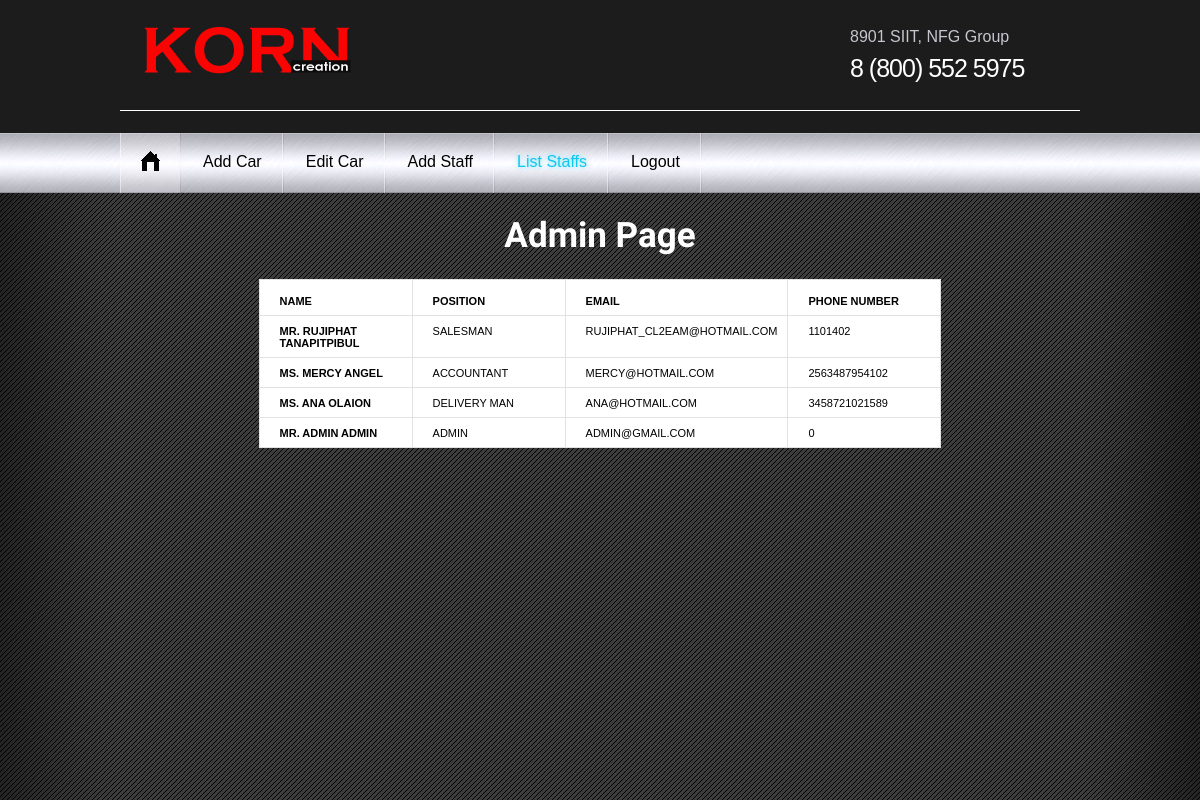
The page /admin.php?page=show on the database its author committed.
### tables this page shows
CREATE TABLE `staff` (
  `USER_ID` int(11) NOT NULL,
  `USER_TITLE` varchar(10) NOT NULL,
  `USER_FNAME` varchar(50) NOT NULL,
  `USER_LNAME` varchar(50) NOT NULL,
  `USER_ADDRESS` int(11) NOT NULL,
  `USER_EMAIL` varchar(50) NOT NULL,
  `USER_USERNAME` varchar(25) NOT NULL,
  `USER_PASSWD` varchar(25) NOT NULL,
  `USER_POSITION` varchar(25) NOT NULL,
  `USER_PHONE` varchar(25) NOT NULL
);

### admin.php (the view, shortened to what this page needs)
<?php
  require_once('connect.php');
  $page = $_GET['page'];
?>
<html lang="en">
<head>
<link rel="stylesheet" type="text/css" media="screen" href="css/reset.css">
<link rel="stylesheet" type="text/css" media="screen" href="css/style.css">
</head>
<body>
<div class="bg">
  <header>
    <div class="main wrap">
      <h1><a href="index.html"><img src="images/logo.png" alt=""></a></h1>
        <p>8901 SIIT, NFG Group <span>8 (800) 552 5975</span></p>
    </div>
    <div class="staff">
    </div>
    <nav>
      <ul class="menu">
        <li><a href="index.html" class="home"><img src="images/home.jpg" alt=""></a></li>
        <li <?php if($page=='add'){echo "class='current'";} ?>><a href="admin.php?page=add">Add Car</a></li>
        <li <?php if($page=='edit'){echo "class='current'";} ?>><a href="admin.php?page=edit">Edit Car</a></li>
        <li <?php if($page=='adds'){echo "class='current'";} ?>><a href="admin.php?page=adds">Add Staff</a></li>
        <li <?php if($page=='show'){echo "class='current'";} ?>><a href="admin.php?page=show">List Staffs</a></li>
        <li><a href="logout.php">Logout</a></li>
      </ul>
    </nav>
  </header>
<br>
<body>
<h3 style="font-size:35px; line-height:42px; color:white; font-weight:bold; font-family: 'Open Sans Condensed', sans-serif;
text-align: center;">Admin Page</h3><br>
  <?php
    if($page=='add'){
      echo
      '<style type="text/css">
      table{font-family: "Open Sans Condensed", sans-serif; color:white; font-size: 11pt; font-style: normal; align:center; margin-left:auto; margin-right:auto; width:600px;
      text-align:; background-color: #353535; border-collapse: collapse; border: 2px solid red}
      table.inner{border: 0px}*/
      </style>
      <div class="main_content">
      <form action="add_car.php" method="POST">
      <table class="add_table" align="center" cellpadding = "10">
      <tr><td>manufacturer</td><td><input type="text" name="manufacturer"></td><tr>
      <tr><td>model</td><td><input type="text" name="model"></td><tr>
      <tr><td>price</td><td><input type="text" name="price"></td><tr>
      <tr><td colspan="2" align="center"><input type="submit" class="button-2" value="Submit">
      </td></tr></table></div>';
    } else if ($page=="show"){
      $q = "SELECT * FROM staff";
      $result = $mysqli->query($q);
      echo '<div class="main_content"><table class="add_table" align="center" cellpadding = "10">
        <tr><th>Name</th><th>Position</th><th>Email</th><th>Phone Number</th></tr>';
      while($row=$result->fetch_array()){
        echo "<tr><td>".$row['USER_TITLE']." ".$row['USER_FNAME']." ".$row['USER_LNAME']."</td>
        <td>".$row['USER_POSITION']."</td>
        <td>".$row['USER_EMAIL']."</td>
        <td>".$row['USER_PHONE']."</td>
        </tr>";
      }
      echo "</div>";
    }
  ?>
</body>
</html>

### css/style.css (style rules this page uses)
html { height:100%; }
html, body { width:100%; padding:0; margin:0; }
body { font: 11px/22px Arial, Helvetica, sans-serif; color:#000; min-width:998px; background: url(../images/body-bg.jpg) center 0 repeat #1c1c1c; height:100%; }
.bg { background: url(../images/bg.jpg) center 0 repeat-y; width:100%; min-height:100%; }
.main { width:960px; margin:0 auto; }
a { text-decoration:none; cursor:pointer;text-decoration:none; }
ul { margin:0; padding:0;list-style-image:none; }
.wrap { overflow:hidden; position:relative }
header { width:100%; background:#1c1c1c; }
h1 { display:inline-block; z-index:111; float:left; padding:27px 0 0 21px; margin: 0; }
header p { float:right; width:230px; overflow:hidden; font:16px/20px Tahoma, Geneva, sans-serif; color:#c6c6ce; padding:27px 0 27px 0; margin: 0; }
header p>span { display:block; color:#fff; font-size:25px; line-height:30px; margin-top:6px;letter-spacing:-1px; }
.staff { display:block; height: 22px; width:960px; margin:0 auto; color: white !important; font-size: 14px !important; border-top: 1px solid white; }
nav { display:block; z-index:1111; position:relative; background:url(../images/header.jpg) 0 bottom repeat-x; }
ul.menu { display:block; width:960px; margin:0 auto; }
ul.menu li { float:left; display:block; height:60px; text-align:center; background:url(../images/li.jpg) right 0 no-repeat; }
ul.menu li:first-child { background:transparent; }
ul.menu li a.home { background:url(../images/home.jpg) 0 0 no-repeat;width:61px; height:60px; display:block; padding:0 !important; }
ul.menu li a { font:16px/20px Tahoma, Geneva, sans-serif; color:#000; display:block; padding:19px 22px 21px 22px; overflow:hidden; }
ul.menu li a:hover , ul.menu li.current a { color:#0fc6ee; text-shadow:#68dcf6 0 0 5px; }
.main_content { color:white; }
table { background:#fff; text-transform:uppercase; }
table td, table th { border:#e2e2e4 1px solid; border-collapse:collapse; }
table th { width:122px; font-weight:bold; text-align:left; padding:15px 10px 8px 20px; }
table td { padding:9px 10px 8px 20px; }
table td:first-child { font-weight:bold; }
.add_table { margin: 0 auto; }

### rows shown on the page
staff: USER_TITLE "MR.", USER_FNAME "RUJIPHAT", USER_LNAME "TANAPITPIBUL", USER_POSITION "SALESMAN", USER_EMAIL "RUJIPHAT_CL2EAM@HOTMAIL.COM", USER_PHONE "1101402"
staff: USER_TITLE "MS.", USER_FNAME "MERCY", USER_LNAME "ANGEL", USER_POSITION "ACCOUNTANT", USER_EMAIL "MERCY@HOTMAIL.COM", USER_PHONE "2563487954102"
staff: USER_TITLE "MS.", USER_FNAME "ANA", USER_LNAME "OLAION", USER_POSITION "DELIVERY MAN", USER_EMAIL "ANA@HOTMAIL.COM", USER_PHONE "3458721021589"
staff: USER_TITLE "MR.", USER_FNAME "ADMIN", USER_LNAME "ADMIN", USER_POSITION "ADMIN", USER_EMAIL "ADMIN@GMAIL.COM", USER_PHONE "0"
